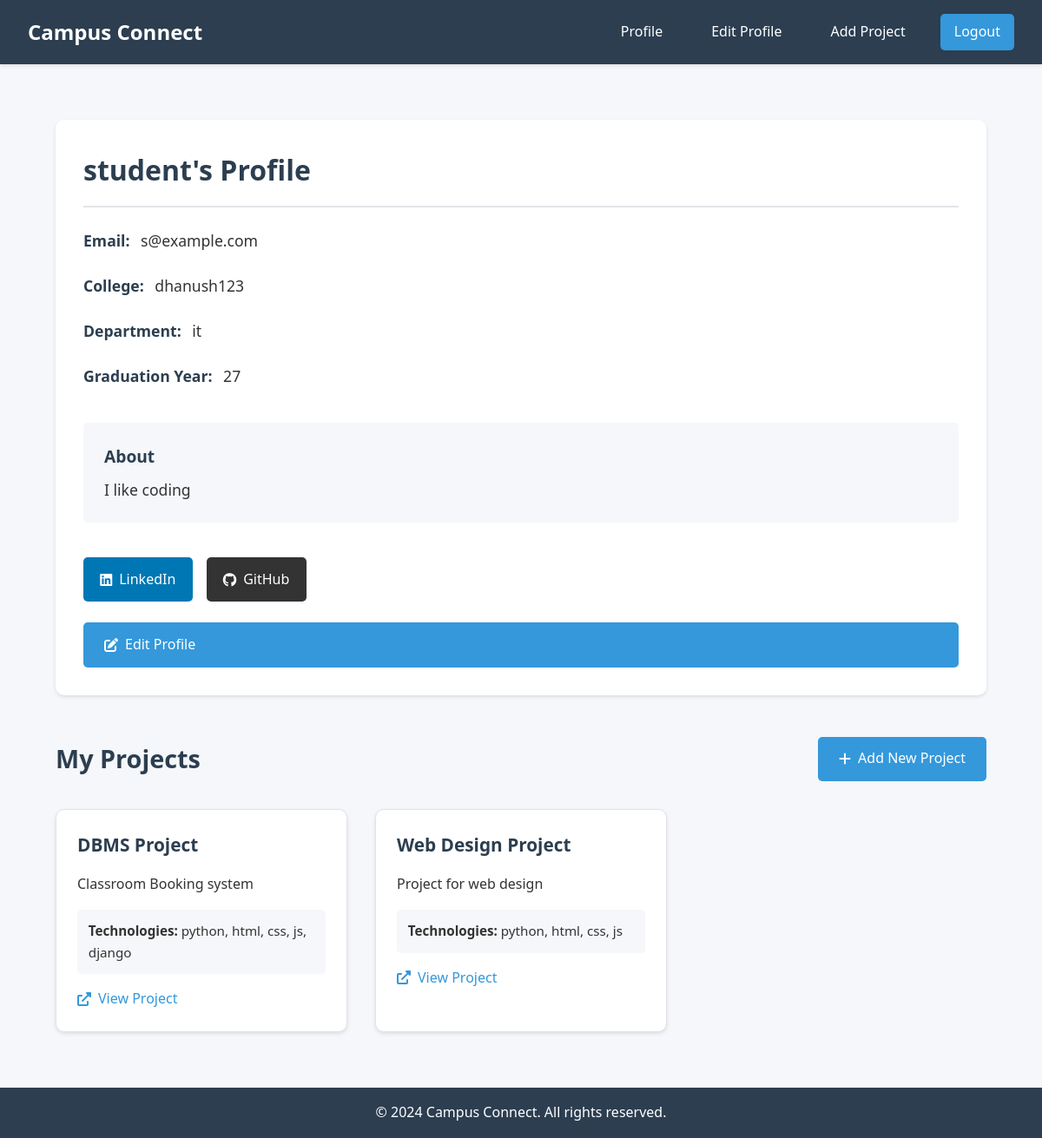
The app's page /profile (signed in) with its own data.
### app.py (models this page shows)
class User(UserMixin, db.Model):
    id = db.Column(db.Integer, primary_key=True)
    username = db.Column(db.String(80), unique=True, nullable=False)
    email = db.Column(db.String(120), unique=True, nullable=False)
    password_hash = db.Column(db.String(120), nullable=False)
    college_name = db.Column(db.String(200))
    department = db.Column(db.String(100))
    graduation_year = db.Column(db.Integer)
    bio = db.Column(db.Text)
    linkedin_url = db.Column(db.String(200))
    github_url = db.Column(db.String(200))
    projects = db.relationship('Project', backref='author', lazy=True)

class Project(db.Model):
    id = db.Column(db.Integer, primary_key=True)
    title = db.Column(db.String(100), nullable=False)
    description = db.Column(db.Text, nullable=False)
    project_url = db.Column(db.String(200))
    technologies = db.Column(db.String(200))
    completion_date = db.Column(db.String(50))
    user_id = db.Column(db.Integer, db.ForeignKey('user.id'), nullable=False)

### app.py (the view)
@app.route('/profile')
@login_required
def profile():
    return render_template('profile.html')

### app.py (called while the page is built)
@login_manager.user_loader
def load_user(user_id):
    return User.query.get(int(user_id))

### templates/profile.html (shortened to what this page needs)
{% extends "base.html" %}
{% block content %}
<div class="profile-container">
    <div class="profile-header" data-aos="fade-up">
        <h2>{{ current_user.username }}'s Profile</h2>
        <div class="profile-info">
            <p><strong>Email:</strong> {{ current_user.email }}</p>
            {% if current_user.college_name %}
            <p><strong>College:</strong> {{ current_user.college_name }}</p>
            {% endif %}
            {% if current_user.department %}
            <p><strong>Department:</strong> {{ current_user.department }}</p>
            {% endif %}
            {% if current_user.graduation_year %}
            <p><strong>Graduation Year:</strong> {{ current_user.graduation_year }}</p>
            {% endif %}
            {% if current_user.bio %}
            <div class="bio">
                <h4>About</h4>
                <p>{{ current_user.bio }}</p>
            </div>
            {% endif %}
            <div class="social-links">
                {% if current_user.linkedin_url %}
                <a href="{{ current_user.linkedin_url }}" target="_blank" class="social-link linkedin">
                    <i class="fab fa-linkedin"></i> LinkedIn
                </a>
                {% endif %}
                {% if current_user.github_url %}
                <a href="{{ current_user.github_url }}" target="_blank" class="social-link github">
                    <i class="fab fa-github"></i> GitHub
                </a>
                {% endif %}
            </div>
            <a href="{{ url_for('edit_profile') }}" class="btn-primary">
                <i class="fas fa-edit"></i> Edit Profile
            </a>
        </div>
    </div>
    <div class="projects-section">
        <div class="projects-header">
            <h3>My Projects</h3>
            <a href="{{ url_for('add_project') }}" class="btn-primary">
                <i class="fas fa-plus"></i> Add New Project
            </a>
        </div>
        <div class="projects-grid">
            {% for project in current_user.projects %}
            <div class="project-card" data-aos="fade-up" data-aos-delay="{{ loop.index * 100 }}">
                <h4>{{ project.title }}</h4>
                <p class="project-description">{{ project.description }}</p>
                {% if project.technologies %}
                <div class="technologies">
                    <strong>Technologies:</strong> {{ project.technologies }}
                </div>
                {% endif %}
                {% if project.project_url %}
                <a href="{{ project.project_url }}" target="_blank" class="project-link">
                    <i class="fas fa-external-link-alt"></i> View Project
                </a>
                {% endif %}
            </div>
            {% else %}
            <p class="no-projects">
                <i class="fas fa-folder-open fa-3x"></i>
                <br><br>
                No projects added yet. Start showcasing your work!
            </p>
            {% endfor %}
        </div>
    </div>
</div>
{% endblock %}

### templates/base.html (style rules this page uses)
:root { --primary-color: #3498db; --primary-dark: #2980b9; --secondary-color: #2c3e50; --background-color: #f5f7fa; --text-color: #333; --border-color: #e1e4e8; --error-color: #dc3545; --error-bg: #f8d7da; --error-border: #f5c6cb; --border-radius: 10px; --border-radius-sm: 5px; --shadow-sm: 0 2px 4px rgba(0, 0, 0, 0.1); --shadow-md: 0 4px 6px rgba(0, 0, 0, 0.1); --focus-shadow: 0 0 0 3px rgba(52, 152, 219, 0.1); --transition: all 0.3s ease; }
* { margin: 0; padding: 0; box-sizing: border-box; }
body { font-family: 'Segoe UI', Tahoma, Geneva, Verdana, sans-serif; line-height: 1.6; color: var(--text-color); background-color: var(--background-color); min-height: 100vh; display: flex; flex-direction: column; }
.btn-primary { background-color: var(--primary-color); color: white; border: none; }

### templates/profile.html (style rules this page uses)
.profile-container { max-width: 1200px; margin: 0 auto; padding: 2rem; }
.profile-header { background: white; border-radius: var(--border-radius); padding: 2rem; margin-bottom: 2rem; box-shadow: var(--shadow-sm); }
.profile-header h2 { color: var(--secondary-color); font-size: 2rem; margin-bottom: 1.5rem; border-bottom: 2px solid var(--border-color); padding-bottom: 1rem; }
.profile-info { display: grid; gap: 1.5rem; }
.profile-info p { margin: 0; color: var(--text-color); font-size: 1.1rem; }
.profile-info strong { color: var(--secondary-color); font-weight: 600; margin-right: 0.5rem; }
.bio { background: var(--background-color); padding: 1.5rem; border-radius: var(--border-radius-sm); margin-top: 1rem; }
.bio h4 { color: var(--secondary-color); margin-bottom: 0.5rem; font-size: 1.2rem; }
.bio p { color: var(--text-color); line-height: 1.6; }
.social-links { display: flex; gap: 1rem; margin-top: 1rem; }
.social-link { display: inline-flex; align-items: center; gap: 0.5rem; padding: 0.8rem 1.2rem; border-radius: var(--border-radius-sm); text-decoration: none; color: white; font-weight: 500; transition: var(--transition); }
.social-link.linkedin { background-color: #0077b5; }
.social-link.github { background-color: #333; }
.projects-section { margin-top: 3rem; }
.projects-header { display: flex; justify-content: space-between; align-items: center; margin-bottom: 2rem; }
.projects-header h3 { color: var(--secondary-color); font-size: 1.8rem; margin: 0; }
.projects-grid { display: grid; grid-template-columns: repeat(auto-fill, minmax(300px, 1fr)); gap: 2rem; }
.project-card { background: white; border-radius: var(--border-radius); padding: 1.5rem; box-shadow: var(--shadow-sm); border: 1px solid var(--border-color); position: relative; transition: var(--transition); }
.project-card h4 { color: var(--secondary-color); font-size: 1.3rem; margin-bottom: 1rem; }
.project-description { color: var(--text-color); margin-bottom: 1rem; line-height: 1.6; }
.technologies { background: var(--background-color); padding: 0.8rem; border-radius: var(--border-radius-sm); margin-bottom: 1rem; font-size: 0.95rem; }
.project-link { display: inline-flex; align-items: center; gap: 0.5rem; color: var(--primary-color); text-decoration: none; font-weight: 500; }
.btn-primary { display: inline-flex; align-items: center; gap: 0.5rem; padding: 0.8rem 1.5rem; background-color: var(--primary-color); color: white; text-decoration: none; border-radius: var(--border-radius-sm); font-weight: 500; border: none; cursor: pointer; transition: var(--transition); }

### records on screen
User: username "student", email "s@example.com", college_name "dhanush123", department "it", graduation_year "27", bio "I like coding"
Project: title "DBMS Project", description "Classroom Booking system", technologies "python, html, css, js, django"
Project: title "Web Design Project", description "Project for web design", technologies "python, html, css, js"
